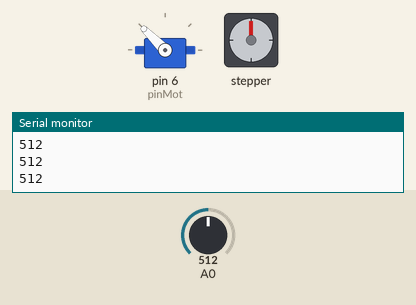
Simulated run of this sketch. Board: Arduino Uno, built with avr-gcc and run on an emulated ATmega328P. On the bench: servo, stepper motor, the last lines printed to the serial monitor. The test bench sets the inputs (shaded band); at power-on: A0 = 512. Stepper angles assume 200 steps per turn.

Above: at 5.2 s.
5.3 s: A0 set to 522
At 6.0 s:
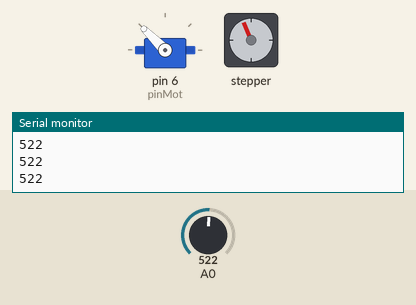
8.3 s: A0 set to 716
At 8.45 s:
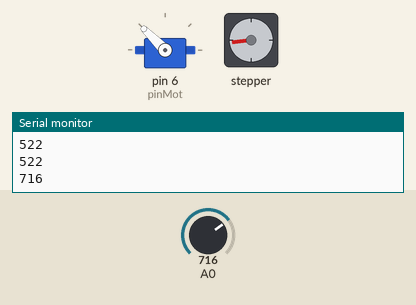
11.3 s: A0 set to 900
At 11.53 s:
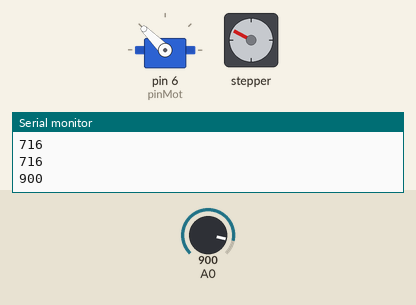
Timing chart, 0 to 23.3 s (numbered marks = the images above; inputs shaded):
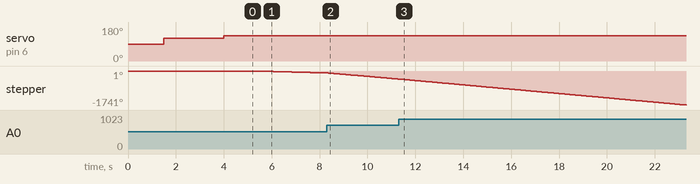

Measured:
- the behaviour switches between 521 and 522 on A0 (found by bisection; images 0 and 1)
- after the input at 5.3 s, stepper: keeps turning counter-clockwise at about 33°/s, starting at once

The sketch:

asservissment_simple.ino
```cpp
/*
 Stepper Motor Control - one revolution

 This program drives a unipolar or bipolar stepper motor.
 The motor is attached to digital pins 8 - 11 of the Arduino.

 The motor should revolve one revolution in one direction, then
 one revolution in the other direction.


 Created 11 Mar. 2007
 Modified 30 Nov. 2009
 by Tom Igoe

 */
#include <Servo.h>
const int pinMot =6;
Servo moteur;
#include <Stepper.h>
int commande =0;
double mot = 0;

const int stepsPerRevolution = 200;  // change this to fit the number of steps per revolution
// for your motor

// initialize the stepper library on pins 8 through 11:
Stepper myStepper(stepsPerRevolution, 8, 9, 10, 11);

void setup() {

  moteur.attach(pinMot,100,200);
  // set the speed at 60 rpm:
  myStepper.setSpeed(20);
  // initialize the serial port:
  Serial.begin(9600);
  //myStepper.step(stepsPerRevolution/2);
  delay(1500);

  moteur.write(120);
  delay(2500);
  moteur.write(135);

  commande = analogRead(A0);
}

void loop() {
  int mesure = analogRead(A0);
  Serial.println(analogRead(A0));
  int ecart = commande - mesure;
  myStepper.step(ecart/10);
  delay(40);


}
```
